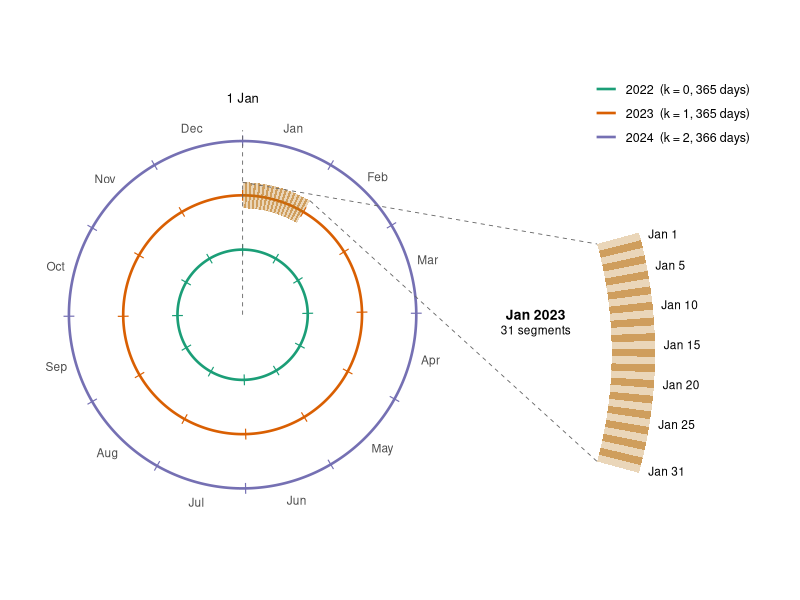

Reproduce this figure in R.
# Three annual rings with January of one year split into 31 daily segments
# Needs only ggplot2.

library(ggplot2)

# ---- calendar helpers -------------------------------------------------------
is_leap  <- function(y) (y %% 4 == 0 & y %% 100 != 0) | (y %% 400 == 0)
days_in  <- function(y) ifelse(is_leap(y), 366, 365)

# angular position: Jan 1 at the top, days advance clockwise
#   theta = pi/2 - 2*pi*(d - 1) / D_Y
# d may be fractional so arcs can be sampled smoothly
polar <- function(r, d, D, cx = 0, cy = 0) {
  theta <- pi / 2 - 2 * pi * (d - 1) / D
  data.frame(x = cx + r * cos(theta), y = cy + r * sin(theta))
}

# ---- settings ---------------------------------------------------------------
years    <- c(2022, 2023, 2024)
r0       <- 60          # radius of the first ring
dr       <- 50          # radial step between years: r_t = r0 + k * dr
zoom_yr  <- 2023        # year whose January is enlarged
band_in  <- 98          # January band radii on the zoom_yr ring
band_out <- 122

ring_r   <- r0 + (seq_along(years) - 1) * dr
ring_lab <- sprintf("%d  (k = %d, %d days)", years, seq_along(years) - 1, days_in(years))

# ---- ring outlines ----------------------------------------------------------
rings <- do.call(rbind, lapply(seq_along(years), function(i) {
  D <- days_in(years[i])
  p <- polar(ring_r[i], seq(1, D + 1, length.out = 400), D)
  p$ring <- ring_lab[i]
  p
}))

# ---- month ticks on every ring ---------------------------------------------
ticks <- do.call(rbind, lapply(seq_along(years), function(i) {
  y <- years[i]; D <- days_in(y)
  doy <- as.integer(format(as.Date(sprintf("%d-%02d-01", y, 1:12)), "%j"))
  a <- polar(ring_r[i] - 5, doy, D)
  b <- polar(ring_r[i] + 5, doy, D)
  data.frame(x = a$x, y = a$y, xend = b$x, yend = b$y, ring = ring_lab[i])
}))

# ---- month labels (outside the outer ring) ---------------------------------
mid   <- c(31, 28, 31, 30, 31, 30, 31, 31, 30, 31, 30, 31)
start <- cumsum(c(1, mid[-12]))
mlab  <- cbind(polar(max(ring_r) + 18, start + mid / 2, 365),
               label = month.abb)

# ---- January split into 31 daily segments on the zoom_yr ring --------------
Dz <- days_in(zoom_yr)

sector <- function(i, make_pt, n = 12) {
  t <- seq(i, i + 1, length.out = n)
  rbind(make_pt(t, "out"), make_pt(rev(t), "in"))
}

jan_band <- do.call(rbind, lapply(1:31, function(i) {
  pt <- function(t, side) polar(if (side == "out") band_out else band_in, t, Dz)
  s <- sector(i, pt)
  s$day <- i
  s$shade <- if (i %% 2 == 1) "a" else "b"
  s
}))

# ---- enlarged strip (same 31 segments, magnified) --------------------------
R_in  <- 380; R_out <- 420
zx    <- -40;  zy <- -35                 # centre of the magnifying arc
dth   <- 2 * pi / Dz
half  <- 31 * dth / 2
zpt <- function(i, R) {                   # i = 0..31 boundaries, Jan 1 at the top
  a <- half - i * dth
  data.frame(x = zx + R * cos(a), y = zy + R * sin(a))
}

jan_zoom <- do.call(rbind, lapply(1:31, function(i) {
  pt <- function(t, side) zpt(t - 1, if (side == "out") R_out else R_in)
  s <- sector(i, pt)
  s$day <- i
  s$shade <- if (i %% 2 == 1) "a" else "b"
  s
}))

zlab_days <- c(1, 5, 10, 15, 20, 25, 31)
zlab <- do.call(rbind, lapply(zlab_days, function(d) {
  p <- zpt(d - 0.5, R_out + 8)
  data.frame(x = p$x, y = p$y, label = paste("Jan", d))
}))

# dashed leaders from the band to the strip
p_start <- polar(band_out, 1,  Dz); p_end <- polar(band_out, 32, Dz)
z_start <- zpt(0,  R_in);           z_end <- zpt(31, R_in)
leaders <- data.frame(x    = c(p_start$x, p_end$x),
                      y    = c(p_start$y, p_end$y),
                      xend = c(z_start$x, z_end$x),
                      yend = c(z_start$y, z_end$y))

# ---- plot ------------------------------------------------------------------
cols <- setNames(c("#1b9e77", "#d95f02", "#7570b3"), ring_lab)

p <- ggplot() +
  # rings and month ticks
  geom_path(data = rings, aes(x, y, colour = ring), linewidth = 0.9) +
  geom_segment(data = ticks, aes(x = x, y = y, xend = xend, yend = yend, colour = ring),
               linewidth = 0.4, show.legend = FALSE) +
  # January 31-segment band on the 2023 ring
  geom_polygon(data = jan_band, aes(x, y, group = day, alpha = shade),
               fill = "#BA7517", show.legend = FALSE) +
  # enlarged strip
  geom_polygon(data = jan_zoom, aes(x, y, group = day, alpha = shade),
               fill = "#BA7517", show.legend = FALSE) +
  scale_alpha_manual(values = c(a = 0.30, b = 0.70)) +
  geom_segment(data = leaders, aes(x = x, y = y, xend = xend, yend = yend),
               linetype = "dashed", linewidth = 0.3, colour = "grey40") +
  # 1 Jan axis
  geom_segment(aes(x = 0, y = 0, xend = 0, yend = max(ring_r) + 10),
               linetype = "dashed", linewidth = 0.3, colour = "grey40") +
  annotate("text", x = 0, y = max(ring_r) + 40, label = "1 Jan", size = 3.3) +
  # labels
  geom_text(data = mlab, aes(x, y, label = label), size = 3, colour = "grey30") +
  geom_text(data = zlab, aes(x, y, label = label), size = 3, hjust = 0) +
  annotate("text", x = 270, y = 0, label = paste("Jan", zoom_yr), fontface = "bold", size = 3.5) +
  annotate("text", x = 270, y = -14, label = "31 segments", size = 3) +
  scale_colour_manual(values = cols, name = NULL) +
  coord_fixed(xlim = c(-190, 480)) +
  theme_void() +
  theme(legend.position = "inside",            # needs ggplot2 >= 3.5.0
        legend.position.inside = c(0.84, 0.92),
        legend.text = element_text(size = 9))

print(p)
# ggsave("tsspiral_rings_january.png", p, width = 9, height = 6, dpi = 300, bg = "white")
